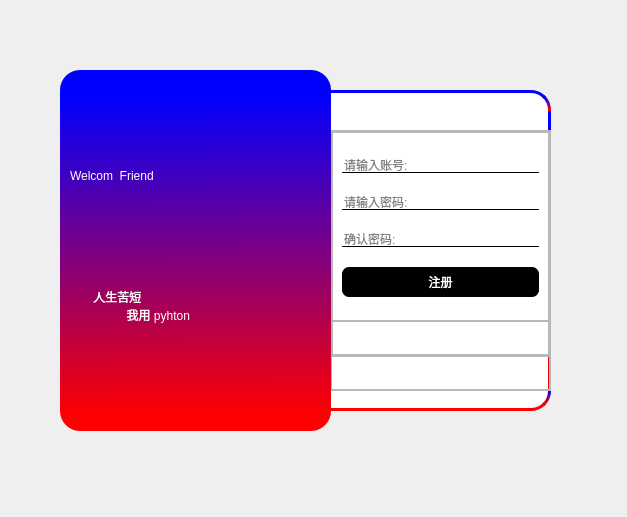
<?xml version="1.0" encoding="UTF-8"?>
<ui version="4.0">
 <class>loginWindow</class>
 <widget class="QMainWindow" name="loginWindow">
  <property name="geometry">
   <rect>
    <x>0</x>
    <y>0</y>
    <width>627</width>
    <height>517</height>
   </rect>
  </property>
  <property name="windowTitle">
   <string>登录窗口</string>
  </property>
  <widget class="QWidget" name="centralwidget">
   <widget class="QFrame" name="frame_1">
    <property name="geometry">
     <rect>
      <x>60</x>
      <y>70</y>
      <width>271</width>
      <height>361</height>
     </rect>
    </property>
    <property name="styleSheet">
     <string notr="true">#frame_1{background-color:qlineargradient(spread:pad, x1:1, y1:1, x2:0.994, y2:0, stop:0.0454545 rgba(255, 0, 0, 255), stop:0.931818 rgba(0, 0, 255, 255), stop:1 rgba(0, 0, 255, 255));
border-radius:20px;
}
</string>
    </property>
    <property name="frameShape">
     <enum>QFrame::StyledPanel</enum>
    </property>
    <property name="frameShadow">
     <enum>QFrame::Raised</enum>
    </property>
    <widget class="QLabel" name="label">
     <property name="geometry">
      <rect>
       <x>10</x>
       <y>90</y>
       <width>251</width>
       <height>31</height>
      </rect>
     </property>
     <property name="styleSheet">
      <string notr="true">color: rgb(255, 255, 255);
font: 24pt &quot;Algerian&quot;;</string>
     </property>
     <property name="text">
      <string>Welcom  Friend</string>
     </property>
    </widget>
    <widget class="QLabel" name="label_2">
     <property name="geometry">
      <rect>
       <x>10</x>
       <y>190</y>
       <width>251</width>
       <height>91</height>
      </rect>
     </property>
     <property name="styleSheet">
      <string notr="true">color: rgb(255, 255, 255);
font: 14pt &quot;Algerian&quot;;</string>
     </property>
     <property name="text">
      <string>       人生苦短
                 我用 pyhton</string>
     </property>
    </widget>
   </widget>
   <widget class="QFrame" name="frame_2">
    <property name="geometry">
     <rect>
      <x>330</x>
      <y>90</y>
      <width>221</width>
      <height>321</height>
     </rect>
    </property>
    <property name="styleSheet">
     <string notr="true">#frame_2{
	background-color: rgb(255, 255, 255);
	border-top-right-radius:20px;
	border-bottom-right-radius:20px;
	border-top:3px solid blue;
	border-right:3px solid qlineargradient(spread:pad, x1:1, y1:1, x2:0.994, y2:0, stop:0.0454545 rgba(255, 0, 0, 255), stop:0.931818 rgba(0, 0, 255, 255), stop:1 rgba(0, 0, 255, 255));
	border-bottom:3px solid red;

}</string>
    </property>
    <property name="frameShape">
     <enum>QFrame::StyledPanel</enum>
    </property>
    <property name="frameShadow">
     <enum>QFrame::Raised</enum>
    </property>
    <property name="lineWidth">
     <number>1</number>
    </property>
    <widget class="QPushButton" name="pushButton">
     <property name="geometry">
      <rect>
       <x>170</x>
       <y>10</y>
       <width>41</width>
       <height>23</height>
      </rect>
     </property>
     <property name="maximumSize">
      <size>
       <width>16777215</width>
       <height>16777210</height>
      </size>
     </property>
     <property name="styleSheet">
      <string notr="true">QPushButton{
	border:none;
}
QPushButton:hover{
	padding-bottom:5px;

}</string>
     </property>
     <property name="text">
      <string/>
     </property>
     <property name="icon">
      <iconset>
       <normaloff>:/icons/icons/close.png</normaloff>:/icons/icons/close.png</iconset>
     </property>
     <property name="iconSize">
      <size>
       <width>30</width>
       <height>30</height>
      </size>
     </property>
    </widget>
    <widget class="QFrame" name="fram_3">
     <property name="geometry">
      <rect>
       <x>0</x>
       <y>40</y>
       <width>221</width>
       <height>261</height>
      </rect>
     </property>
     <property name="minimumSize">
      <size>
       <width>221</width>
       <height>261</height>
      </size>
     </property>
     <property name="frameShape">
      <enum>QFrame::StyledPanel</enum>
     </property>
     <property name="frameShadow">
      <enum>QFrame::Raised</enum>
     </property>
     <layout class="QVBoxLayout" name="verticalLayout">
      <property name="spacing">
       <number>0</number>
      </property>
      <property name="leftMargin">
       <number>0</number>
      </property>
      <property name="topMargin">
       <number>0</number>
      </property>
      <property name="rightMargin">
       <number>0</number>
      </property>
      <property name="bottomMargin">
       <number>0</number>
      </property>
      <item>
       <widget class="QFrame" name="frame_5">
        <property name="sizePolicy">
         <sizepolicy hsizetype="Preferred" vsizetype="Expanding">
          <horstretch>0</horstretch>
          <verstretch>8</verstretch>
         </sizepolicy>
        </property>
        <property name="frameShape">
         <enum>QFrame::StyledPanel</enum>
        </property>
        <property name="frameShadow">
         <enum>QFrame::Raised</enum>
        </property>
        <layout class="QVBoxLayout" name="verticalLayout_3">
         <property name="spacing">
          <number>0</number>
         </property>
         <property name="leftMargin">
          <number>0</number>
         </property>
         <property name="topMargin">
          <number>0</number>
         </property>
         <property name="rightMargin">
          <number>0</number>
         </property>
         <property name="bottomMargin">
          <number>0</number>
         </property>
         <item>
          <widget class="QFrame" name="frame_6">
           <property name="sizePolicy">
            <sizepolicy hsizetype="Preferred" vsizetype="Expanding">
             <horstretch>0</horstretch>
             <verstretch>6</verstretch>
            </sizepolicy>
           </property>
           <property name="styleSheet">
            <string notr="true">QLineEdit{
background-color: rgba(255, 255, 255,0);
border:none;
border-bottom:1px solid black;
}

QPushButton{
background-color: rgb(0, 0, 0);
color: rgb(255, 255, 255);
border-radius:7px;
}
QPushButton:pressed{
padding-top:5px;
padding-right:5px;
}
</string>
           </property>
           <property name="frameShape">
            <enum>QFrame::StyledPanel</enum>
           </property>
           <property name="frameShadow">
            <enum>QFrame::Raised</enum>
           </property>
           <layout class="QVBoxLayout" name="verticalLayout_4">
            <property name="spacing">
             <number>0</number>
            </property>
            <property name="leftMargin">
             <number>0</number>
            </property>
            <property name="topMargin">
             <number>0</number>
            </property>
            <property name="rightMargin">
             <number>0</number>
            </property>
            <property name="bottomMargin">
             <number>0</number>
            </property>
            <item>
             <widget class="QStackedWidget" name="stackedWidget_login">
              <property name="styleSheet">
               <string notr="true"/>
              </property>
              <property name="currentIndex">
               <number>0</number>
              </property>
              <widget class="QWidget" name="page_login">
               <layout class="QVBoxLayout" name="verticalLayout_6">
                <item>
                 <widget class="QLineEdit" name="lineEdit_r_account">
                  <property name="placeholderText">
                   <string>请输入账号:</string>
                  </property>
                 </widget>
                </item>
                <item>
                 <widget class="QLineEdit" name="lineEdit_r_pwd">
                  <property name="echoMode">
                   <enum>QLineEdit::Password</enum>
                  </property>
                  <property name="placeholderText">
                   <string>请输入密码:</string>
                  </property>
                 </widget>
                </item>
                <item>
                 <widget class="QLineEdit" name="lineEdit_r_pwd2">
                  <property name="echoMode">
                   <enum>QLineEdit::Password</enum>
                  </property>
                  <property name="placeholderText">
                   <string>确认密码:</string>
                  </property>
                 </widget>
                </item>
                <item>
                 <widget class="QPushButton" name="pushButton_r_register">
                  <property name="minimumSize">
                   <size>
                    <width>0</width>
                    <height>30</height>
                   </size>
                  </property>
                  <property name="text">
                   <string>注册</string>
                  </property>
                 </widget>
                </item>
               </layout>
              </widget>
              <widget class="QWidget" name="page_register">
               <layout class="QVBoxLayout" name="verticalLayout_5">
                <item>
                 <widget class="QLineEdit" name="lineEdit_account">
                  <property name="minimumSize">
                   <size>
                    <width>0</width>
                    <height>28</height>
                   </size>
                  </property>
                  <property name="placeholderText">
                   <string>请输入账号:</string>
                  </property>
                 </widget>
                </item>
                <item>
                 <widget class="QLineEdit" name="lineEdit_pwd">
                  <property name="minimumSize">
                   <size>
                    <width>0</width>
                    <height>28</height>
                   </size>
                  </property>
                  <property name="echoMode">
                   <enum>QLineEdit::Password</enum>
                  </property>
                  <property name="placeholderText">
                   <string>请输入密码:</string>
                  </property>
                 </widget>
                </item>
                <item>
                 <widget class="QPushButton" name="pushButton_sure">
                  <property name="minimumSize">
                   <size>
                    <width>0</width>
                    <height>30</height>
                   </size>
                  </property>
                  <property name="text">
                   <string>确认登录</string>
                  </property>
                 </widget>
                </item>
               </layout>
              </widget>
             </widget>
            </item>
           </layout>
          </widget>
         </item>
         <item>
          <widget class="QFrame" name="frame_7">
           <property name="sizePolicy">
            <sizepolicy hsizetype="Preferred" vsizetype="Expanding">
             <horstretch>0</horstretch>
             <verstretch>1</verstretch>
            </sizepolicy>
           </property>
           <property name="styleSheet">
            <string notr="true">QPushButton{
border:none;
}
QPushButton:pressed{
padding-top:5px;
padding-left:5px;
}</string>
           </property>
           <property name="frameShape">
            <enum>QFrame::StyledPanel</enum>
           </property>
           <property name="frameShadow">
            <enum>QFrame::Raised</enum>
           </property>
           <layout class="QHBoxLayout" name="horizontalLayout">
            <item>
             <widget class="QPushButton" name="pushButton_login">
              <property name="text">
               <string/>
              </property>
              <property name="icon">
               <iconset>
                <normaloff>:/icons/icons/login.png</normaloff>:/icons/icons/login.png</iconset>
              </property>
             </widget>
            </item>
            <item>
             <widget class="QPushButton" name="pushButton_register">
              <property name="text">
               <string/>
              </property>
              <property name="icon">
               <iconset>
                <normaloff>:/icons/icons/register.png</normaloff>:/icons/icons/register.png</iconset>
              </property>
             </widget>
            </item>
           </layout>
          </widget>
         </item>
        </layout>
       </widget>
      </item>
      <item>
       <widget class="QFrame" name="frame_4">
        <property name="sizePolicy">
         <sizepolicy hsizetype="Preferred" vsizetype="Expanding">
          <horstretch>0</horstretch>
          <verstretch>1</verstretch>
         </sizepolicy>
        </property>
        <property name="frameShape">
         <enum>QFrame::StyledPanel</enum>
        </property>
        <property name="frameShadow">
         <enum>QFrame::Raised</enum>
        </property>
        <layout class="QVBoxLayout" name="verticalLayout_2">
         <property name="spacing">
          <number>0</number>
         </property>
         <property name="leftMargin">
          <number>0</number>
         </property>
         <property name="topMargin">
          <number>0</number>
         </property>
         <property name="rightMargin">
          <number>0</number>
         </property>
         <property name="bottomMargin">
          <number>0</number>
         </property>
         <item>
          <widget class="QStackedWidget" name="stackedWidget_message">
           <property name="currentIndex">
            <number>1</number>
           </property>
           <widget class="QWidget" name="page"/>
           <widget class="QWidget" name="page_2">
            <layout class="QHBoxLayout" name="horizontalLayout_2">
             <item>
              <widget class="QLabel" name="label_message">
               <property name="text">
                <string/>
               </property>
              </widget>
             </item>
            </layout>
           </widget>
          </widget>
         </item>
        </layout>
       </widget>
      </item>
     </layout>
    </widget>
   </widget>
   <zorder>frame_2</zorder>
   <zorder>frame_1</zorder>
  </widget>
 </widget>
 <resources/>
 <connections>
  <connection>
   <sender>pushButton</sender>
   <signal>clicked()</signal>
   <receiver>loginWindow</receiver>
   <slot>close()</slot>
   <hints>
    <hint type="sourcelabel">
     <x>521</x>
     <y>107</y>
    </hint>
    <hint type="destinationlabel">
     <x>578</x>
     <y>63</y>
    </hint>
   </hints>
  </connection>
 </connections>
</ui>
